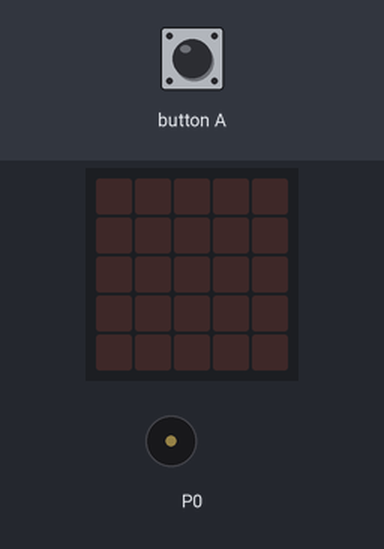
Bench run of a program on a simulated BBC micro:bit (MakeCode). Parts: the board's 5×5 LED display, buzzer (waves = sounding). The test bench sets the inputs (shaded band). The 48×5 strip is a reading aid, not a part: it shows the text the display is scrolling, unrolled, one strip-width of it at a time.

Above: at 1.2 s.
1.3 s: button A pressed for 0.15 s
At 2.1 s:
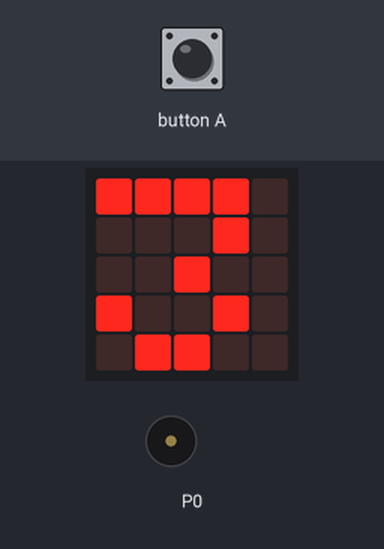
At 4.2 s:
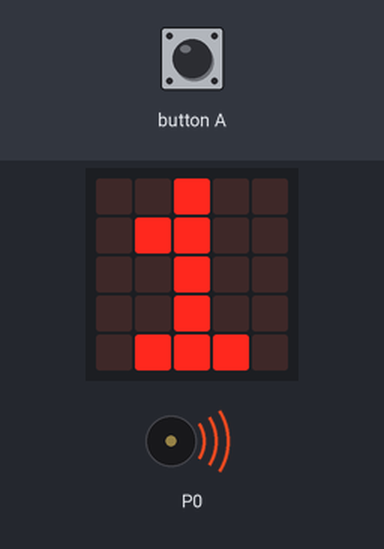
4.3 s: button A pressed for 0.15 s
At 8.6 s:
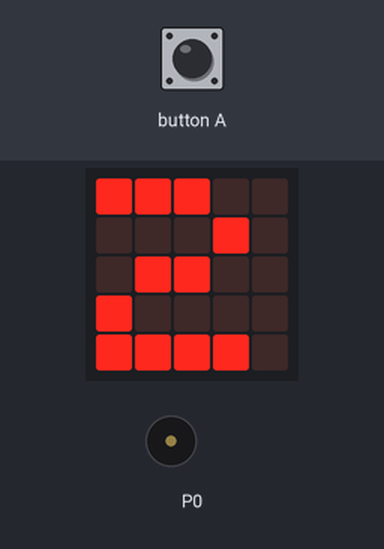
Timing chart, 0 to 11.9 s (numbered marks = the images above; inputs shaded):
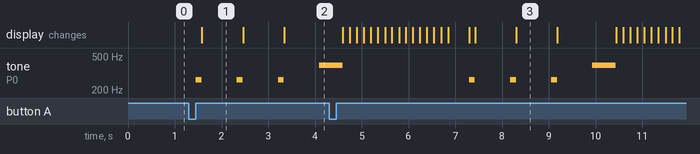

The program:

main.ts
```typescript
input.onButtonPressed(Button.A, function () {
    for (let _index = 0; _index <= 2; _index++) {
        music.playTone(262, music.beat(BeatFraction.Quarter))
        basic.showNumber(3 - _index)
    }
    music.playTone(392, music.beat(BeatFraction.Whole))
    basic.showString("GO")
})
```

test.ts
```typescript
// sem patria testy; keď sa tento balík použije ako rozšírenie, nebudú sa kompilovať.
```

Measured:
- after the input at 1.3 s, tone on P0: silent → 262 Hz after 0.15 s, then repeats every 0.88 s: silent 0.76 s, 262 Hz 0.13 s; the display: changes after 0.28 s (image 1)
- after the input at 4.3 s, the display: first differs from a run without the input after 3.1 s (image 3 shows a later state)
- what the display in image 1 shows lasts 0.9 s, from 1.6 s to 2.5 s
